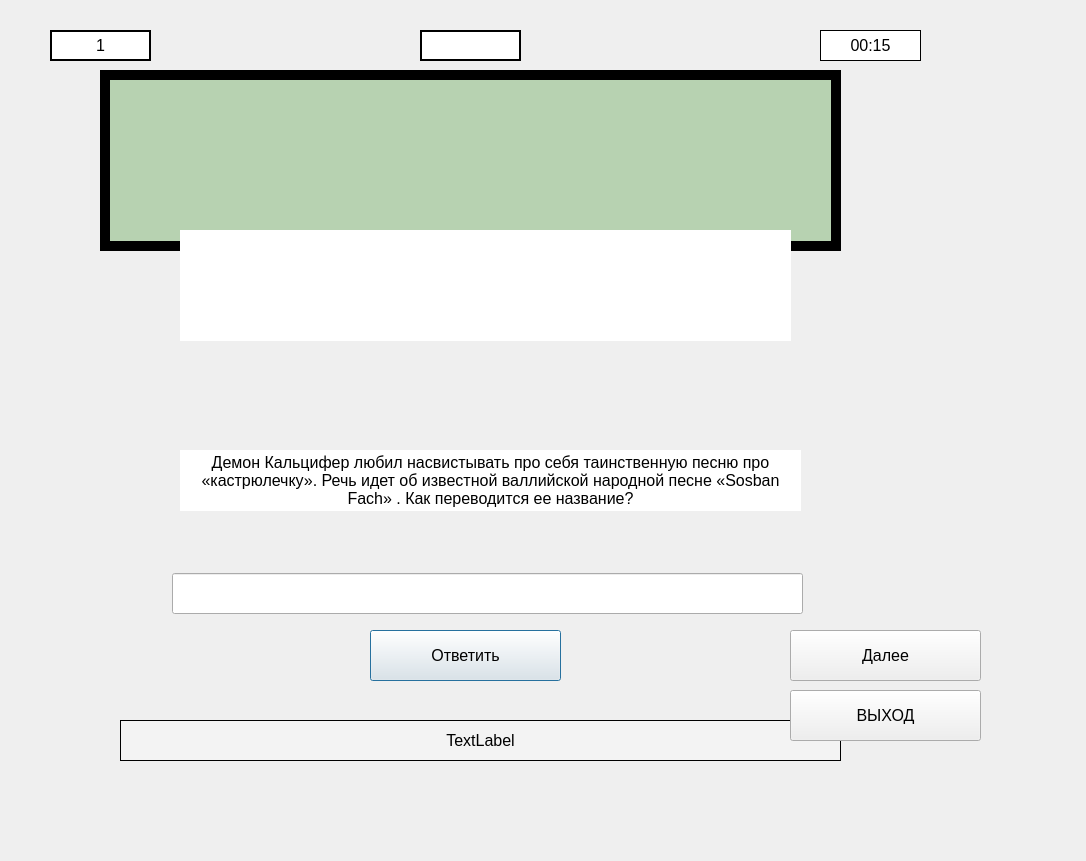
<?xml version="1.0" encoding="UTF-8"?>
<ui version="4.0">
 <class>thirdw</class>
 <widget class="QDialog" name="thirdw">
  <property name="geometry">
   <rect>
    <x>0</x>
    <y>0</y>
    <width>1086</width>
    <height>861</height>
   </rect>
  </property>
  <property name="windowTitle">
   <string>Dialog</string>
  </property>
  <widget class="QLabel" name="res">
   <property name="geometry">
    <rect>
     <x>100</x>
     <y>70</y>
     <width>741</width>
     <height>181</height>
    </rect>
   </property>
   <property name="font">
    <font>
     <pointsize>13</pointsize>
    </font>
   </property>
   <property name="styleSheet">
    <string notr="true">background-color: rgb(183, 210, 177);</string>
   </property>
   <property name="frameShape">
    <enum>QFrame::Box</enum>
   </property>
   <property name="lineWidth">
    <number>10</number>
   </property>
   <property name="midLineWidth">
    <number>0</number>
   </property>
   <property name="text">
    <string/>
   </property>
   <property name="alignment">
    <set>Qt::AlignHCenter|Qt::AlignTop</set>
   </property>
   <property name="wordWrap">
    <bool>true</bool>
   </property>
  </widget>
  <widget class="QLabel" name="pic">
   <property name="geometry">
    <rect>
     <x>200</x>
     <y>320</y>
     <width>551</width>
     <height>311</height>
    </rect>
   </property>
   <property name="text">
    <string/>
   </property>
  </widget>
  <widget class="QLabel" name="text">
   <property name="geometry">
    <rect>
     <x>120</x>
     <y>720</y>
     <width>721</width>
     <height>41</height>
    </rect>
   </property>
   <property name="font">
    <font>
     <pointsize>12</pointsize>
    </font>
   </property>
   <property name="styleSheet">
    <string notr="true">background-color: rgb(243, 243, 243);</string>
   </property>
   <property name="frameShape">
    <enum>QFrame::Box</enum>
   </property>
   <property name="lineWidth">
    <number>1</number>
   </property>
   <property name="text">
    <string>TextLabel</string>
   </property>
   <property name="alignment">
    <set>Qt::AlignCenter</set>
   </property>
   <property name="wordWrap">
    <bool>true</bool>
   </property>
  </widget>
  <widget class="QStackedWidget" name="stackedWidget">
   <property name="geometry">
    <rect>
     <x>100</x>
     <y>70</y>
     <width>741</width>
     <height>501</height>
    </rect>
   </property>
   <property name="currentIndex">
    <number>2</number>
   </property>
   <widget class="QWidget" name="page">
    <widget class="QLabel" name="label">
     <property name="geometry">
      <rect>
       <x>50</x>
       <y>30</y>
       <width>651</width>
       <height>331</height>
      </rect>
     </property>
     <property name="text">
      <string/>
     </property>
     <property name="pixmap">
      <pixmap resource="myPro.qrc">:/cat.jpeg</pixmap>
     </property>
    </widget>
    <widget class="QLabel" name="label_2">
     <property name="geometry">
      <rect>
       <x>67</x>
       <y>400</y>
       <width>631</width>
       <height>41</height>
      </rect>
     </property>
     <property name="font">
      <font>
       <pointsize>12</pointsize>
      </font>
     </property>
     <property name="styleSheet">
      <string notr="true">background-color: rgb(255, 255, 255);
border-color: rgb(0, 0, 0);</string>
     </property>
     <property name="text">
      <string>Где кот Барон работал частным детективом в фильме &quot;Возвращение кота&quot;?</string>
     </property>
     <property name="alignment">
      <set>Qt::AlignCenter</set>
     </property>
     <property name="wordWrap">
      <bool>true</bool>
     </property>
    </widget>
   </widget>
   <widget class="QWidget" name="page_2">
    <widget class="QLabel" name="label_3">
     <property name="geometry">
      <rect>
       <x>90</x>
       <y>30</y>
       <width>571</width>
       <height>321</height>
      </rect>
     </property>
     <property name="text">
      <string/>
     </property>
     <property name="pixmap">
      <pixmap resource="myPro.qrc">:/w.jpeg</pixmap>
     </property>
    </widget>
    <widget class="QLabel" name="label_4">
     <property name="geometry">
      <rect>
       <x>87</x>
       <y>406</y>
       <width>611</width>
       <height>41</height>
      </rect>
     </property>
     <property name="font">
      <font>
       <pointsize>12</pointsize>
      </font>
     </property>
     <property name="styleSheet">
      <string notr="true">background-color: rgb(255, 255, 255);
border-color: rgb(0, 0, 0);</string>
     </property>
     <property name="text">
      <string>Кто является автором романа, который стал основой  аниме &quot;Ходячий замок&quot;?</string>
     </property>
     <property name="alignment">
      <set>Qt::AlignCenter</set>
     </property>
     <property name="wordWrap">
      <bool>true</bool>
     </property>
    </widget>
   </widget>
   <widget class="QWidget" name="page_3">
    <widget class="QLabel" name="label_5">
     <property name="geometry">
      <rect>
       <x>90</x>
       <y>30</y>
       <width>591</width>
       <height>311</height>
      </rect>
     </property>
     <property name="text">
      <string/>
     </property>
     <property name="pixmap">
      <pixmap resource="myPro.qrc">:/cal.jpeg</pixmap>
     </property>
    </widget>
    <widget class="QLabel" name="label_6">
     <property name="geometry">
      <rect>
       <x>80</x>
       <y>380</y>
       <width>621</width>
       <height>61</height>
      </rect>
     </property>
     <property name="font">
      <font>
       <pointsize>12</pointsize>
      </font>
     </property>
     <property name="styleSheet">
      <string notr="true">background-color: rgb(255, 255, 255);
border-color: rgb(0, 0, 0);</string>
     </property>
     <property name="text">
      <string>Демон Кальцифер любил насвистывать про себя таинственную песню про «кастрюлечку». Речь идет об известной валлийской народной песне «Sosban Fach» . Как переводится ее название?</string>
     </property>
     <property name="alignment">
      <set>Qt::AlignCenter</set>
     </property>
     <property name="wordWrap">
      <bool>true</bool>
     </property>
    </widget>
   </widget>
  </widget>
  <widget class="QPushButton" name="pushButton">
   <property name="geometry">
    <rect>
     <x>370</x>
     <y>630</y>
     <width>191</width>
     <height>51</height>
    </rect>
   </property>
   <property name="font">
    <font>
     <pointsize>12</pointsize>
    </font>
   </property>
   <property name="text">
    <string>Ответить</string>
   </property>
  </widget>
  <widget class="QPushButton" name="pushButton_2">
   <property name="geometry">
    <rect>
     <x>790</x>
     <y>630</y>
     <width>191</width>
     <height>51</height>
    </rect>
   </property>
   <property name="font">
    <font>
     <pointsize>12</pointsize>
    </font>
   </property>
   <property name="text">
    <string>Далее</string>
   </property>
  </widget>
  <widget class="QLineEdit" name="lineEdit">
   <property name="geometry">
    <rect>
     <x>172</x>
     <y>573</y>
     <width>631</width>
     <height>41</height>
    </rect>
   </property>
   <property name="font">
    <font>
     <pointsize>12</pointsize>
    </font>
   </property>
  </widget>
  <widget class="QLabel" name="ques">
   <property name="geometry">
    <rect>
     <x>50</x>
     <y>30</y>
     <width>101</width>
     <height>31</height>
    </rect>
   </property>
   <property name="font">
    <font>
     <pointsize>12</pointsize>
    </font>
   </property>
   <property name="styleSheet">
    <string notr="true">background-color: rgb(255, 255, 255);
border-color: rgb(0, 0, 0);</string>
   </property>
   <property name="frameShape">
    <enum>QFrame::Box</enum>
   </property>
   <property name="lineWidth">
    <number>2</number>
   </property>
   <property name="text">
    <string>1</string>
   </property>
   <property name="alignment">
    <set>Qt::AlignCenter</set>
   </property>
  </widget>
  <widget class="QLabel" name="score">
   <property name="geometry">
    <rect>
     <x>420</x>
     <y>30</y>
     <width>101</width>
     <height>31</height>
    </rect>
   </property>
   <property name="font">
    <font>
     <pointsize>12</pointsize>
    </font>
   </property>
   <property name="styleSheet">
    <string notr="true">background-color: rgb(255, 255, 255);
border-color: rgb(0, 0, 0);</string>
   </property>
   <property name="frameShape">
    <enum>QFrame::Box</enum>
   </property>
   <property name="lineWidth">
    <number>2</number>
   </property>
   <property name="text">
    <string/>
   </property>
   <property name="alignment">
    <set>Qt::AlignCenter</set>
   </property>
  </widget>
  <widget class="QPushButton" name="pushButton_3">
   <property name="geometry">
    <rect>
     <x>790</x>
     <y>690</y>
     <width>191</width>
     <height>51</height>
    </rect>
   </property>
   <property name="font">
    <font>
     <pointsize>12</pointsize>
    </font>
   </property>
   <property name="text">
    <string>ВЫХОД</string>
   </property>
  </widget>
  <widget class="QLabel" name="answer">
   <property name="geometry">
    <rect>
     <x>180</x>
     <y>230</y>
     <width>611</width>
     <height>111</height>
    </rect>
   </property>
   <property name="font">
    <font>
     <pointsize>15</pointsize>
    </font>
   </property>
   <property name="styleSheet">
    <string notr="true">
background-color: rgb(255, 255, 255);</string>
   </property>
   <property name="text">
    <string/>
   </property>
   <property name="alignment">
    <set>Qt::AlignCenter</set>
   </property>
   <property name="wordWrap">
    <bool>true</bool>
   </property>
  </widget>
  <widget class="QLabel" name="timer">
   <property name="geometry">
    <rect>
     <x>820</x>
     <y>30</y>
     <width>101</width>
     <height>31</height>
    </rect>
   </property>
   <property name="font">
    <font>
     <pointsize>12</pointsize>
    </font>
   </property>
   <property name="styleSheet">
    <string notr="true">background-color: rgb(255, 255, 255);
border-color: rgb(0, 0, 0);</string>
   </property>
   <property name="frameShape">
    <enum>QFrame::Box</enum>
   </property>
   <property name="text">
    <string>00:15</string>
   </property>
   <property name="alignment">
    <set>Qt::AlignCenter</set>
   </property>
  </widget>
 </widget>
 <resources>
  <include location="myPro.qrc"/>
 </resources>
 <connections/>
</ui>
